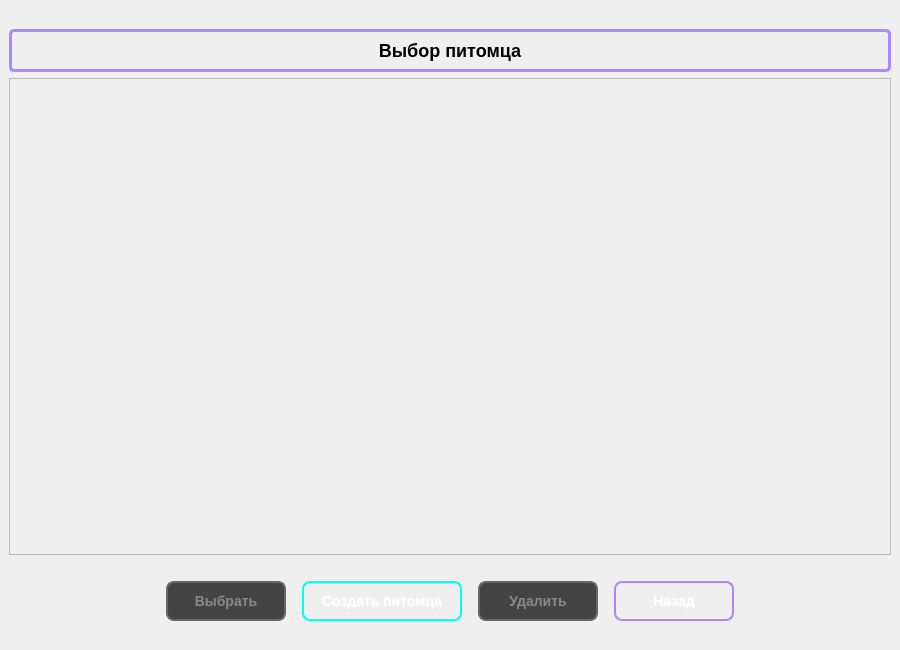
<?xml version="1.0" encoding="UTF-8"?>
<ui version="4.0">
 <class>PetSelectionWindow</class>
 <widget class="QMainWindow" name="PetSelectionWindow">
  <property name="geometry">
   <rect>
    <x>0</x>
    <y>0</y>
    <width>900</width>
    <height>650</height>
   </rect>
  </property>
  <property name="windowTitle">
   <string>Выбор питомца</string>
  </property>
  <widget class="QWidget" name="centralWidget">
   <layout class="QVBoxLayout" name="verticalLayout">
    <item>
     <spacer name="topSpacer">
      <property name="orientation">
       <enum>Qt::Vertical</enum>
      </property>
      <property name="sizeHint" stdset="0">
       <size>
        <width>20</width>
        <height>20</height>
       </size>
      </property>
      <property name="sizeType">
       <enum>QSizePolicy::Fixed</enum>
      </property>
     </spacer>
    </item>
    <item>
     <widget class="QLabel" name="titleLabel">
      <property name="font">
       <font>
        <pointsize>32</pointsize>
        <weight>99</weight>
        <bold>true</bold>
       </font>
      </property>
      <property name="styleSheet">
       <string>QLabel {
    background: qlineargradient(x1:0, y1:0, x2:1, y2:0,
        stop:0 #9966ff, stop:0.5 #aa88ff, stop:1 #cc99ff);
    color: #000000;
    font-weight: 900;
    border: 3px solid #aa88ff;
    border-radius: 5px;
    padding: 8px 20px;
    font-size: 18px;
}</string>
      </property>
      <property name="text">
       <string>Выбор питомца</string>
      </property>
      <property name="alignment">
       <set>Qt::AlignCenter</set>
      </property>
     </widget>
    </item>
    <item>
     <widget class="QScrollArea" name="petScrollArea">
      <property name="widgetResizable">
       <bool>true</bool>
      </property>
      <property name="minimumSize">
       <size>
        <width>0</width>
        <height>300</height>
       </size>
      </property>
      <widget class="QWidget" name="petCardsContainer">
       <property name="geometry">
        <rect>
         <x>0</x>
         <y>0</y>
         <width>680</width>
         <height>280</height>
        </rect>
       </property>
       <layout class="QHBoxLayout" name="petCardsLayout">
        <property name="spacing">
         <number>15</number>
        </property>
        <property name="leftMargin">
         <number>10</number>
        </property>
        <property name="topMargin">
         <number>10</number>
        </property>
        <property name="rightMargin">
         <number>10</number>
        </property>
        <property name="bottomMargin">
         <number>10</number>
        </property>
       </layout>
      </widget>
     </widget>
    </item>
    <item>
     <spacer name="spacerBeforeButtons">
      <property name="orientation">
       <enum>Qt::Vertical</enum>
      </property>
      <property name="sizeHint" stdset="0">
       <size>
        <width>20</width>
        <height>20</height>
       </size>
      </property>
      <property name="sizeType">
       <enum>QSizePolicy::Fixed</enum>
      </property>
     </spacer>
    </item>
    <item>
     <layout class="QHBoxLayout" name="horizontalLayout">
      <item>
       <spacer name="leftSpacer">
        <property name="orientation">
         <enum>Qt::Horizontal</enum>
        </property>
        <property name="sizeHint" stdset="0">
         <size>
          <width>40</width>
          <height>20</height>
         </size>
        </property>
        <property name="sizeType">
         <enum>QSizePolicy::Expanding</enum>
        </property>
       </spacer>
      </item>
      <item>
       <widget class="QPushButton" name="selectButton">
        <property name="text">
         <string>Выбрать</string>
        </property>
        <property name="enabled">
         <bool>false</bool>
        </property>
        <property name="minimumSize">
         <size>
          <width>120</width>
          <height>40</height>
         </size>
        </property>
        <property name="styleSheet">
         <string>QPushButton {
    background: qlineargradient(x1:0, y1:0, x2:0, y2:1,
        stop:0 #00ff88, stop:0.5 #00cc66, stop:1 #009944);
    color: #ffffff;
    border: 2px solid #00ffcc;
    border-radius: 8px;
    padding: 5px;
    font-weight: bold;
    font-size: 14px;
}
QPushButton:hover:enabled {
    background: qlineargradient(x1:0, y1:0, x2:0, y2:1,
        stop:0 #00ffaa, stop:0.5 #00ff88, stop:1 #00cc66);
    border: 2px solid #00ffff;
}
QPushButton:pressed:enabled {
    background: qlineargradient(x1:0, y1:0, x2:0, y2:1,
        stop:0 #00cc66, stop:0.5 #009944, stop:1 #006633);
}
QPushButton:disabled {
    background-color: #444444;
    color: #888888;
    border: 2px solid #666666;
}</string>
        </property>
       </widget>
      </item>
      <item>
       <spacer name="buttonSpacer1">
        <property name="orientation">
         <enum>Qt::Horizontal</enum>
        </property>
        <property name="sizeHint" stdset="0">
         <size>
          <width>10</width>
          <height>20</height>
         </size>
        </property>
        <property name="sizeType">
         <enum>QSizePolicy::Fixed</enum>
        </property>
       </spacer>
      </item>
      <item>
       <widget class="QPushButton" name="newPetButton">
        <property name="text">
         <string>Создать питомца</string>
        </property>
        <property name="minimumSize">
         <size>
          <width>160</width>
          <height>40</height>
         </size>
        </property>
        <property name="styleSheet">
         <string>QPushButton {
    background: qlineargradient(x1:0, y1:0, x2:0, y2:1,
        stop:0 #00ffcc, stop:0.5 #00cc99, stop:1 #009966);
    color: #ffffff;
    border: 2px solid #00ffff;
    border-radius: 8px;
    padding: 5px;
    font-weight: bold;
    font-size: 14px;
}
QPushButton:hover {
    background: qlineargradient(x1:0, y1:0, x2:0, y2:1,
        stop:0 #00ffff, stop:0.5 #00ffcc, stop:1 #00cc99);
    border: 2px solid #00ffff;
}
QPushButton:pressed {
    background: qlineargradient(x1:0, y1:0, x2:0, y2:1,
        stop:0 #00cc99, stop:0.5 #009966, stop:1 #006644);
}</string>
        </property>
       </widget>
      </item>
      <item>
       <spacer name="buttonSpacer2">
        <property name="orientation">
         <enum>Qt::Horizontal</enum>
        </property>
        <property name="sizeHint" stdset="0">
         <size>
          <width>10</width>
          <height>20</height>
         </size>
        </property>
        <property name="sizeType">
         <enum>QSizePolicy::Fixed</enum>
        </property>
       </spacer>
      </item>
      <item>
       <widget class="QPushButton" name="deletePetButton">
        <property name="text">
         <string>Удалить</string>
        </property>
        <property name="enabled">
         <bool>false</bool>
        </property>
        <property name="minimumSize">
         <size>
          <width>120</width>
          <height>40</height>
         </size>
        </property>
        <property name="styleSheet">
         <string>QPushButton {
    background: qlineargradient(x1:0, y1:0, x2:0, y2:1,
        stop:0 #ff0066, stop:0.5 #cc0044, stop:1 #990033);
    color: #ffffff;
    border: 2px solid #ff00aa;
    border-radius: 8px;
    padding: 5px;
    font-weight: bold;
    font-size: 14px;
}
QPushButton:hover:enabled {
    background: qlineargradient(x1:0, y1:0, x2:0, y2:1,
        stop:0 #ff0088, stop:0.5 #ff0066, stop:1 #cc0044);
    border: 2px solid #ff00ff;
}
QPushButton:pressed:enabled {
    background: qlineargradient(x1:0, y1:0, x2:0, y2:1,
        stop:0 #cc0044, stop:0.5 #990033, stop:1 #660022);
}
QPushButton:disabled {
    background-color: #444444;
    color: #888888;
    border: 2px solid #666666;
}</string>
        </property>
       </widget>
      </item>
      <item>
       <spacer name="buttonSpacer3">
        <property name="orientation">
         <enum>Qt::Horizontal</enum>
        </property>
        <property name="sizeHint" stdset="0">
         <size>
          <width>10</width>
          <height>20</height>
         </size>
        </property>
        <property name="sizeType">
         <enum>QSizePolicy::Fixed</enum>
        </property>
       </spacer>
      </item>
      <item>
       <widget class="QPushButton" name="backButton">
        <property name="text">
         <string>Назад</string>
        </property>
        <property name="minimumSize">
         <size>
          <width>120</width>
          <height>40</height>
         </size>
        </property>
        <property name="styleSheet">
         <string>QPushButton {
    background: qlineargradient(x1:0, y1:0, x2:0, y2:1,
        stop:0 #9966ff, stop:0.5 #7744cc, stop:1 #552299);
    color: #ffffff;
    border: 2px solid #aa88ff;
    border-radius: 8px;
    padding: 5px;
    font-weight: bold;
    font-size: 14px;
}
QPushButton:hover {
    background: qlineargradient(x1:0, y1:0, x2:0, y2:1,
        stop:0 #aa88ff, stop:0.5 #9966ff, stop:1 #7744cc);
    border: 2px solid #cc99ff;
}
QPushButton:pressed {
    background: qlineargradient(x1:0, y1:0, x2:0, y2:1,
        stop:0 #7744cc, stop:0.5 #552299, stop:1 #331166);
}</string>
        </property>
       </widget>
      </item>
      <item>
       <spacer name="rightSpacer">
        <property name="orientation">
         <enum>Qt::Horizontal</enum>
        </property>
        <property name="sizeHint" stdset="0">
         <size>
          <width>40</width>
          <height>20</height>
         </size>
        </property>
        <property name="sizeType">
         <enum>QSizePolicy::Expanding</enum>
        </property>
       </spacer>
      </item>
     </layout>
    </item>
    <item>
     <spacer name="bottomSpacer">
      <property name="orientation">
       <enum>Qt::Vertical</enum>
      </property>
      <property name="sizeHint" stdset="0">
       <size>
        <width>20</width>
        <height>20</height>
       </size>
      </property>
      <property name="sizeType">
       <enum>QSizePolicy::Fixed</enum>
      </property>
     </spacer>
    </item>
   </layout>
  </widget>
 </widget>
 <resources/>
 <connections/>
</ui>
